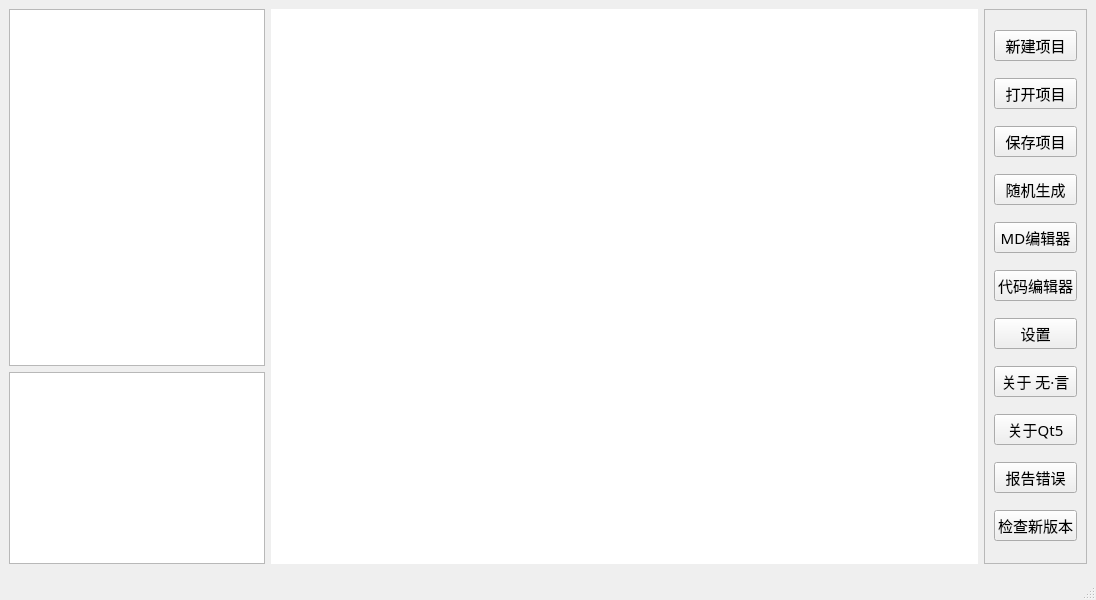
<?xml version="1.0" encoding="UTF-8"?>
<ui version="4.0">
 <class>MainWindow</class>
 <widget class="QMainWindow" name="MainWindow">
  <property name="geometry">
   <rect>
    <x>0</x>
    <y>0</y>
    <width>1096</width>
    <height>600</height>
   </rect>
  </property>
  <property name="font">
   <font>
    <family>华文细黑</family>
    <pointsize>11</pointsize>
   </font>
  </property>
  <property name="cursor">
   <cursorShape>ArrowCursor</cursorShape>
  </property>
  <property name="windowTitle">
   <string>无 · 言</string>
  </property>
  <property name="windowIcon">
   <iconset theme="accessories-calculator">
    <normalon>../assets/out.png</normalon>
    <activeon>pen.png</activeon>
   </iconset>
  </property>
  <property name="windowOpacity">
   <double>0.950000000000000</double>
  </property>
  <widget class="QWidget" name="centralwidget">
   <layout class="QHBoxLayout" name="horizontalLayout">
    <item>
     <layout class="QGridLayout" name="gridLayout">
      <item row="0" column="0" alignment="Qt::AlignLeft">
       <widget class="QListView" name="listView"/>
      </item>
      <item row="1" column="0" alignment="Qt::AlignLeft|Qt::AlignBottom">
       <widget class="QTableView" name="tableView"/>
      </item>
     </layout>
    </item>
    <item>
     <widget class="QTextEdit" name="textEdit">
      <property name="maximumSize">
       <size>
        <width>16777215</width>
        <height>16777215</height>
       </size>
      </property>
      <property name="font">
       <font>
        <family>新宋体</family>
        <pointsize>16</pointsize>
       </font>
      </property>
      <property name="styleSheet">
       <string notr="true">QTextEdit{
border-radius: 12px;
}</string>
      </property>
      <property name="html">
       <string>&lt;!DOCTYPE HTML PUBLIC &quot;-//W3C//DTD HTML 4.0//EN&quot; &quot;http://www.w3.org/TR/REC-html40/strict.dtd&quot;&gt;
&lt;html&gt;&lt;head&gt;&lt;meta name=&quot;qrichtext&quot; content=&quot;1&quot; /&gt;&lt;style type=&quot;text/css&quot;&gt;
p, li { white-space: pre-wrap; }
&lt;/style&gt;&lt;/head&gt;&lt;body style=&quot; font-family:'新宋体','华文细黑','华文细黑'; font-size:16pt; font-weight:400; font-style:normal;&quot;&gt;
&lt;p style=&quot;-qt-paragraph-type:empty; margin-top:0px; margin-bottom:0px; margin-left:0px; margin-right:0px; -qt-block-indent:0; text-indent:0px; font-family:'新宋体'; font-size:18pt;&quot;&gt;&lt;br /&gt;&lt;/p&gt;&lt;/body&gt;&lt;/html&gt;</string>
      </property>
     </widget>
    </item>
    <item alignment="Qt::AlignHCenter">
     <widget class="QScrollArea" name="scrollArea">
      <property name="maximumSize">
       <size>
        <width>16777215</width>
        <height>16777215</height>
       </size>
      </property>
      <property name="widgetResizable">
       <bool>true</bool>
      </property>
      <widget class="QWidget" name="scrollAreaWidgetContents">
       <property name="geometry">
        <rect>
         <x>0</x>
         <y>0</y>
         <width>126</width>
         <height>551</height>
        </rect>
       </property>
       <layout class="QVBoxLayout" name="verticalLayout">
        <item>
         <widget class="QPushButton" name="pushButton_new">
          <property name="text">
           <string>新建项目</string>
          </property>
         </widget>
        </item>
        <item>
         <widget class="QPushButton" name="pushButton_open">
          <property name="text">
           <string>打开项目</string>
          </property>
         </widget>
        </item>
        <item>
         <widget class="QPushButton" name="pushButton_save">
          <property name="text">
           <string>保存项目</string>
          </property>
         </widget>
        </item>
        <item>
         <widget class="QPushButton" name="pushButton_random">
          <property name="text">
           <string>随机生成</string>
          </property>
         </widget>
        </item>
        <item>
         <widget class="QPushButton" name="pushButton_markdown">
          <property name="text">
           <string>MD编辑器</string>
          </property>
         </widget>
        </item>
        <item>
         <widget class="QPushButton" name="pushButton_VSCode">
          <property name="text">
           <string>代码编辑器</string>
          </property>
         </widget>
        </item>
        <item>
         <widget class="QPushButton" name="pushButton_settings">
          <property name="text">
           <string>设置</string>
          </property>
         </widget>
        </item>
        <item>
         <widget class="QPushButton" name="pushButton_NY">
          <property name="text">
           <string>关于 无·言</string>
          </property>
         </widget>
        </item>
        <item>
         <widget class="QPushButton" name="pushButton_QT">
          <property name="text">
           <string>关于Qt5</string>
          </property>
         </widget>
        </item>
        <item>
         <widget class="QPushButton" name="pushButton_Issue">
          <property name="text">
           <string>报告错误</string>
          </property>
         </widget>
        </item>
        <item>
         <widget class="QPushButton" name="pushButton_Update">
          <property name="text">
           <string>检查新版本</string>
          </property>
         </widget>
        </item>
       </layout>
      </widget>
     </widget>
    </item>
   </layout>
  </widget>
  <widget class="QStatusBar" name="statusBar"/>
 </widget>
 <resources/>
 <connections/>
</ui>
